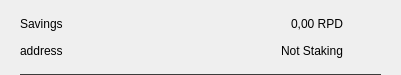
<?xml version="1.0" encoding="UTF-8"?>
<ui version="4.0">
 <class>CSRow</class>
 <widget class="QWidget" name="CSRow">
  <property name="geometry">
   <rect>
    <x>0</x>
    <y>0</y>
    <width>401</width>
    <height>75</height>
   </rect>
  </property>
  <property name="windowTitle">
   <string>Form</string>
  </property>
  <layout class="QVBoxLayout" name="verticalLayout">
   <property name="spacing">
    <number>0</number>
   </property>
   <property name="leftMargin">
    <number>20</number>
   </property>
   <property name="topMargin">
    <number>10</number>
   </property>
   <property name="rightMargin">
    <number>20</number>
   </property>
   <property name="bottomMargin">
    <number>0</number>
   </property>
   <item>
    <widget class="QWidget" name="info" native="true">
     <property name="minimumSize">
      <size>
       <width>0</width>
       <height>0</height>
      </size>
     </property>
     <layout class="QHBoxLayout" name="horizontalLayout_3">
      <property name="leftMargin">
       <number>0</number>
      </property>
      <property name="topMargin">
       <number>0</number>
      </property>
      <property name="rightMargin">
       <number>0</number>
      </property>
      <property name="bottomMargin">
       <number>10</number>
      </property>
      <item>
       <widget class="QWidget" name="container" native="true">
        <property name="minimumSize">
         <size>
          <width>0</width>
          <height>0</height>
         </size>
        </property>
        <layout class="QVBoxLayout" name="verticalLayout_2">
         <property name="spacing">
          <number>0</number>
         </property>
         <property name="leftMargin">
          <number>0</number>
         </property>
         <property name="topMargin">
          <number>0</number>
         </property>
         <property name="rightMargin">
          <number>0</number>
         </property>
         <property name="bottomMargin">
          <number>0</number>
         </property>
         <item>
          <layout class="QHBoxLayout" name="horizontalLayout">
           <item>
            <widget class="QLabel" name="labelName">
             <property name="toolTip">
              <string notr="true"/>
             </property>
             <property name="text">
              <string>Savings</string>
             </property>
            </widget>
           </item>
           <item>
            <spacer name="horizontalSpacer">
             <property name="orientation">
              <enum>Qt::Horizontal</enum>
             </property>
             <property name="sizeHint" stdset="0">
              <size>
               <width>40</width>
               <height>20</height>
              </size>
             </property>
            </spacer>
           </item>
           <item>
            <widget class="QLabel" name="labelAmount">
             <property name="text">
              <string>0,00 RPD</string>
             </property>
            </widget>
           </item>
          </layout>
         </item>
         <item>
          <layout class="QHBoxLayout" name="horizontalLayout_2">
           <item>
            <widget class="QLabel" name="labelAddress">
             <property name="toolTip">
              <string notr="true"/>
             </property>
             <property name="text">
              <string>address</string>
             </property>
            </widget>
           </item>
           <item>
            <spacer name="horizontalSpacer_2">
             <property name="orientation">
              <enum>Qt::Horizontal</enum>
             </property>
             <property name="sizeHint" stdset="0">
              <size>
               <width>40</width>
               <height>20</height>
              </size>
             </property>
            </spacer>
           </item>
           <item>
            <widget class="QLabel" name="labelStaking">
             <property name="text">
              <string>Not Staking</string>
             </property>
            </widget>
           </item>
          </layout>
         </item>
        </layout>
       </widget>
      </item>
      <item alignment="Qt::AlignHCenter|Qt::AlignVCenter">
       <widget class="QPushButton" name="pushButtonMenu">
        <property name="minimumSize">
         <size>
          <width>24</width>
          <height>24</height>
         </size>
        </property>
        <property name="maximumSize">
         <size>
          <width>32</width>
          <height>32</height>
         </size>
        </property>
        <property name="focusPolicy">
         <enum>Qt::NoFocus</enum>
        </property>
        <property name="styleSheet">
         <string notr="true">border:none; background-color:transparent;</string>
        </property>
        <property name="text">
         <string/>
        </property>
        <property name="icon">
         <iconset>
          <normaloff>://ic-menu-hover</normaloff>://ic-menu-hover</iconset>
        </property>
        <property name="iconSize">
         <size>
          <width>24</width>
          <height>24</height>
         </size>
        </property>
       </widget>
      </item>
     </layout>
    </widget>
   </item>
   <item>
    <widget class="QLabel" name="lblDivisory">
     <property name="minimumSize">
      <size>
       <width>0</width>
       <height>1</height>
      </size>
     </property>
     <property name="maximumSize">
      <size>
       <width>16777215</width>
       <height>1</height>
      </size>
     </property>
     <property name="styleSheet">
      <string notr="true">background-color:#3c3c3b;</string>
     </property>
     <property name="text">
      <string/>
     </property>
     <property name="alignment">
      <set>Qt::AlignBottom|Qt::AlignLeading|Qt::AlignLeft</set>
     </property>
    </widget>
   </item>
  </layout>
 </widget>
 <resources/>
 <connections/>
</ui>
